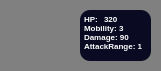
        <widget class="QWidget" name="pl2_ag1_widget" native="true">
         <property name="minimumSize">
          <size>
           <width>161</width>
           <height>71</height>
          </size>
         </property>
         <property name="styleSheet">
          <string notr="true">QWidget{
background-color: #808080;
border-radius:10px;
}</string>
         </property>
         <widget class="QTextBrowser" name="textBrowser_13">
          <property name="geometry">
           <rect>
            <x>80</x>
            <y>10</y>
            <width>71</width>
            <height>51</height>
           </rect>
          </property>
          <property name="styleSheet">
           <string notr="true">color:white;
background-color : #0a0a22;
border:none;
</string>
          </property>
          <property name="verticalScrollBarPolicy">
           <enum>Qt::ScrollBarPolicy::ScrollBarAlwaysOff</enum>
          </property>
          <property name="html">
           <string>&lt;!DOCTYPE HTML PUBLIC &quot;-//W3C//DTD HTML 4.0//EN&quot; &quot;http://www.w3.org/TR/REC-html40/strict.dtd&quot;&gt;
&lt;html&gt;&lt;head&gt;&lt;meta name=&quot;qrichtext&quot; content=&quot;1&quot; /&gt;&lt;meta charset=&quot;utf-8&quot; /&gt;&lt;style type=&quot;text/css&quot;&gt;
p, li { white-space: pre-wrap; }
hr { height: 1px; border-width: 0; }
li.unchecked::marker { content: &quot;\2610&quot;; }
li.checked::marker { content: &quot;\2612&quot;; }
&lt;/style&gt;&lt;/head&gt;&lt;body style=&quot; font-family:'Segoe UI'; font-size:9pt; font-weight:400; font-style:normal;&quot;&gt;
&lt;p align=&quot;justify&quot; style=&quot; margin-top:12px; margin-bottom:12px; margin-left:0px; margin-right:0px; -qt-block-indent:0; text-indent:0px;&quot;&gt;&lt;span style=&quot; font-size:6pt; font-weight:700;&quot;&gt;HP: &lt;br /&gt;Mobility: 3&lt;br /&gt;Damage: 90&lt;br /&gt;AttackRange: 1&lt;/span&gt;&lt;/p&gt;&lt;/body&gt;&lt;/html&gt;</string>
          </property>
         </widget>
         <widget class="QPushButton" name="pl2_ag1_btn">
          <property name="geometry">
           <rect>
            <x>10</x>
            <y>10</y>
            <width>61</width>
            <height>51</height>
           </rect>
          </property>
          <property name="styleSheet">
           <string notr="true">background-image:url(&quot;:/src/images/Agent/Billy&quot;);
background-repeat:no-repeat;
background-position:center;
background-origin:content;
background-size:cover;</string>
          </property>
          <property name="text">
           <string/>
          </property>
         </widget>
         <widget class="QTextBrowser" name="pl2_ag1_HP">
          <property name="geometry">
           <rect>
            <x>100</x>
            <y>10</y>
            <width>25</width>
            <height>15</height>
           </rect>
          </property>
          <property name="styleSheet">
           <string notr="true">color:white;
background-color : #0a0a22;
border:none;</string>
          </property>
          <property name="verticalScrollBarPolicy">
           <enum>Qt::ScrollBarPolicy::ScrollBarAlwaysOff</enum>
          </property>
          <property name="html">
           <string>&lt;!DOCTYPE HTML PUBLIC &quot;-//W3C//DTD HTML 4.0//EN&quot; &quot;http://www.w3.org/TR/REC-html40/strict.dtd&quot;&gt;
&lt;html&gt;&lt;head&gt;&lt;meta name=&quot;qrichtext&quot; content=&quot;1&quot; /&gt;&lt;meta charset=&quot;utf-8&quot; /&gt;&lt;style type=&quot;text/css&quot;&gt;
p, li { white-space: pre-wrap; }
hr { height: 1px; border-width: 0; }
li.unchecked::marker { content: &quot;\2610&quot;; }
li.checked::marker { content: &quot;\2612&quot;; }
&lt;/style&gt;&lt;/head&gt;&lt;body style=&quot; font-family:'Segoe UI'; font-size:9pt; font-weight:400; font-style:normal;&quot;&gt;
&lt;p style=&quot; margin-top:0px; margin-bottom:0px; margin-left:0px; margin-right:0px; -qt-block-indent:0; text-indent:0px;&quot;&gt;&lt;span style=&quot; font-size:6pt; font-weight:700;&quot;&gt;320&lt;/span&gt;&lt;/p&gt;&lt;/body&gt;&lt;/html&gt;</string>
          </property>
         </widget>
        </widget>
